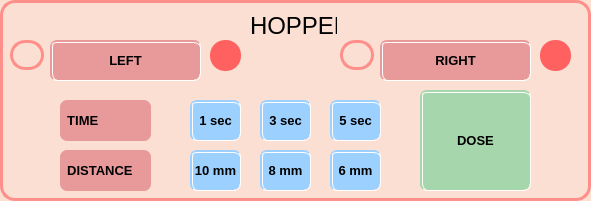
      <widget class="QWidget" name="widget_9" native="true">
       <property name="geometry">
        <rect>
         <x>20</x>
         <y>300</y>
         <width>591</width>
         <height>201</height>
        </rect>
       </property>
       <property name="styleSheet">
        <string notr="true">border: 3px solid #ff8f8a;
border-radius: 15px;
background-color:#fbdfd2;</string>
       </property>
       <widget class="QPushButton" name="h1sec">
        <property name="geometry">
         <rect>
          <x>190</x>
          <y>100</y>
          <width>51</width>
          <height>41</height>
         </rect>
        </property>
        <property name="font">
         <font>
          <pointsize>10</pointsize>
          <weight>75</weight>
          <bold>true</bold>
         </font>
        </property>
        <property name="styleSheet">
         <string notr="true">QPushButton{
background-color: #9cd0ff;
border:none;
border-radius:7px;
border:3px solid #9cd0ff;
border-style: groove;
}

QPushButton::hover{
background-color: #9ceefb;
}

QPushButton::pressed{
background-color:#9cd0ff;
}</string>
        </property>
        <property name="text">
         <string>1 sec</string>
        </property>
       </widget>
       <widget class="QPushButton" name="h8mm">
        <property name="geometry">
         <rect>
          <x>260</x>
          <y>150</y>
          <width>51</width>
          <height>41</height>
         </rect>
        </property>
        <property name="font">
         <font>
          <pointsize>10</pointsize>
          <weight>75</weight>
          <bold>true</bold>
         </font>
        </property>
        <property name="styleSheet">
         <string notr="true">QPushButton{
background-color: #9cd0ff;
border:none;
border-radius:7px;
border:3px solid #9cd0ff;
border-style: groove;
}

QPushButton::hover{
background-color: #9ceefb;
}

QPushButton::pressed{
background-color:#9cd0ff;
}</string>
        </property>
        <property name="text">
         <string>8 mm</string>
        </property>
       </widget>
       <widget class="QPushButton" name="h10mm">
        <property name="geometry">
         <rect>
          <x>190</x>
          <y>150</y>
          <width>51</width>
          <height>41</height>
         </rect>
        </property>
        <property name="font">
         <font>
          <pointsize>10</pointsize>
          <weight>75</weight>
          <bold>true</bold>
         </font>
        </property>
        <property name="styleSheet">
         <string notr="true">QPushButton{
background-color: #9cd0ff;
border:none;
border-radius:7px;
border:3px solid #9cd0ff;
border-style: groove;
}

QPushButton::hover{
background-color: #9ceefb;
}

QPushButton::pressed{
background-color:#9cd0ff;
}</string>
        </property>
        <property name="text">
         <string>10 mm</string>
        </property>
       </widget>
       <widget class="QPushButton" name="h6mm">
        <property name="geometry">
         <rect>
          <x>330</x>
          <y>150</y>
          <width>51</width>
          <height>41</height>
         </rect>
        </property>
        <property name="font">
         <font>
          <pointsize>10</pointsize>
          <weight>75</weight>
          <bold>true</bold>
         </font>
        </property>
        <property name="styleSheet">
         <string notr="true">QPushButton{
background-color: #9cd0ff;
border:none;
border-radius:7px;
border:3px solid #9cd0ff;
border-style: groove;
}

QPushButton::hover{
background-color: #9ceefb;
}

QPushButton::pressed{
background-color:#9cd0ff;
}</string>
        </property>
        <property name="text">
         <string>6 mm</string>
        </property>
       </widget>
       <widget class="QPushButton" name="h3sec">
        <property name="geometry">
         <rect>
          <x>260</x>
          <y>100</y>
          <width>51</width>
          <height>41</height>
         </rect>
        </property>
        <property name="font">
         <font>
          <pointsize>10</pointsize>
          <weight>75</weight>
          <bold>true</bold>
         </font>
        </property>
        <property name="styleSheet">
         <string notr="true">QPushButton{
background-color: #9cd0ff;
border:none;
border-radius:7px;
border:3px solid #9cd0ff;
border-style: groove;
}

QPushButton::hover{
background-color: #9ceefb;
}

QPushButton::pressed{
background-color:#9cd0ff;
}</string>
        </property>
        <property name="text">
         <string>3 sec</string>
        </property>
       </widget>
       <widget class="QPushButton" name="h5sec">
        <property name="geometry">
         <rect>
          <x>330</x>
          <y>100</y>
          <width>51</width>
          <height>41</height>
         </rect>
        </property>
        <property name="font">
         <font>
          <pointsize>10</pointsize>
          <weight>75</weight>
          <bold>true</bold>
         </font>
        </property>
        <property name="styleSheet">
         <string notr="true">QPushButton{
background-color: #9cd0ff;
border:none;
border-radius:7px;
border:3px solid #9cd0ff;
border-style: groove;
}

QPushButton::hover{
background-color: #9ceefb;
}

QPushButton::pressed{
background-color:#9cd0ff;
}</string>
        </property>
        <property name="text">
         <string>5 sec</string>
        </property>
       </widget>
       <widget class="QPushButton" name="lHopper">
        <property name="geometry">
         <rect>
          <x>50</x>
          <y>40</y>
          <width>151</width>
          <height>41</height>
         </rect>
        </property>
        <property name="font">
         <font>
          <pointsize>10</pointsize>
          <weight>75</weight>
          <bold>true</bold>
         </font>
        </property>
        <property name="styleSheet">
         <string notr="true">QPushButton
{
border-radius:7px;
border:3px solid rgba(232,154,155,255);
background-color: rgba(232,154,155,255);
border-style: groove;
}

QPushButton::hover
{
background-color:rgba(246, 189, 190, 255);
}

QPushButton::pressed
{
background-color:rgba(210, 128, 130, 255);
}</string>
        </property>
        <property name="text">
         <string>LEFT</string>
        </property>
       </widget>
       <widget class="QPushButton" name="rHopper">
        <property name="geometry">
         <rect>
          <x>380</x>
          <y>40</y>
          <width>151</width>
          <height>41</height>
         </rect>
        </property>
        <property name="font">
         <font>
          <pointsize>10</pointsize>
          <weight>75</weight>
          <bold>true</bold>
         </font>
        </property>
        <property name="styleSheet">
         <string notr="true">QPushButton
{
border-radius:7px;
border:3px solid rgba(232,154,155,255);
background-color: rgba(232,154,155,255);
border-style: groove;
}

QPushButton::hover
{
background-color:rgba(246, 189, 190, 255);
}

QPushButton::pressed
{
background-color:rgba(210, 128, 130, 255);
}</string>
        </property>
        <property name="text">
         <string>RIGHT</string>
        </property>
       </widget>
       <widget class="QPushButton" name="hDose_m">
        <property name="geometry">
         <rect>
          <x>420</x>
          <y>90</y>
          <width>111</width>
          <height>101</height>
         </rect>
        </property>
        <property name="font">
         <font>
          <pointsize>10</pointsize>
          <weight>75</weight>
          <bold>true</bold>
         </font>
        </property>
        <property name="styleSheet">
         <string notr="true">QPushButton{
background-color:#a6d6ac;
border-radius:7px;
border:3px solid #a6d6ac;
border-style: groove;
}

QPushButton::hover{
background-color:#a6ebac;
border:3px solid #a6ebac;
border-style: groove;
}

QPushButton::pressed{
background-color:#95b597;
border:3px solid #95b597;
border-style: groove;
}



</string>
        </property>
        <property name="text">
         <string>DOSE</string>
        </property>
       </widget>
       <widget class="QLabel" name="label_9">
        <property name="geometry">
         <rect>
          <x>60</x>
          <y>100</y>
          <width>91</width>
          <height>41</height>
         </rect>
        </property>
        <property name="font">
         <font>
          <pointsize>10</pointsize>
          <weight>75</weight>
          <bold>true</bold>
         </font>
        </property>
        <property name="styleSheet">
         <string notr="true">border-radius:7px;
border:none;
background-color: rgba(232,154,155,255)</string>
        </property>
        <property name="text">
         <string>  TIME</string>
        </property>
       </widget>
       <widget class="QLabel" name="label_10">
        <property name="geometry">
         <rect>
          <x>60</x>
          <y>150</y>
          <width>91</width>
          <height>41</height>
         </rect>
        </property>
        <property name="font">
         <font>
          <pointsize>10</pointsize>
          <weight>75</weight>
          <bold>true</bold>
         </font>
        </property>
        <property name="styleSheet">
         <string notr="true">border-radius:7px;
border:none;
background-color: rgba(232,154,155,255)</string>
        </property>
        <property name="text">
         <string>  DISTANCE</string>
        </property>
       </widget>
       <widget class="QLabel" name="lHopperStatus">
        <property name="geometry">
         <rect>
          <x>210</x>
          <y>40</y>
          <width>31</width>
          <height>31</height>
         </rect>
        </property>
        <property name="styleSheet">
         <string notr="true">background-color:#fe6160;
border:none;
border-radius:15px;</string>
        </property>
        <property name="text">
         <string/>
        </property>
       </widget>
       <widget class="QLabel" name="rHopperStatus">
        <property name="geometry">
         <rect>
          <x>540</x>
          <y>40</y>
          <width>31</width>
          <height>31</height>
         </rect>
        </property>
        <property name="styleSheet">
         <string notr="true">background-color:#fe6160;
border:none;
border-radius:15px;</string>
        </property>
        <property name="text">
         <string/>
        </property>
       </widget>
       <widget class="QPushButton" name="pushButton_28">
        <property name="geometry">
         <rect>
          <x>10</x>
          <y>40</y>
          <width>34</width>
          <height>30</height>
         </rect>
        </property>
        <property name="cursor">
         <cursorShape>PointingHandCursor</cursorShape>
        </property>
        <property name="layoutDirection">
         <enum>Qt::LeftToRight</enum>
        </property>
        <property name="text">
         <string/>
        </property>
        <property name="icon">
         <iconset>
          <normaloff>../ui assets/hopper.jpeg</normaloff>../ui assets/hopper.jpeg</iconset>
        </property>
        <property name="iconSize">
         <size>
          <width>30</width>
          <height>30</height>
         </size>
        </property>
        <property name="checkable">
         <bool>true</bool>
        </property>
       </widget>
       <widget class="QPushButton" name="pushButton_30">
        <property name="geometry">
         <rect>
          <x>340</x>
          <y>40</y>
          <width>34</width>
          <height>30</height>
         </rect>
        </property>
        <property name="cursor">
         <cursorShape>PointingHandCursor</cursorShape>
        </property>
        <property name="layoutDirection">
         <enum>Qt::LeftToRight</enum>
        </property>
        <property name="text">
         <string/>
        </property>
        <property name="icon">
         <iconset>
          <normaloff>../ui assets/hopper.jpeg</normaloff>../ui assets/hopper.jpeg</iconset>
        </property>
        <property name="iconSize">
         <size>
          <width>30</width>
          <height>30</height>
         </size>
        </property>
        <property name="checkable">
         <bool>true</bool>
        </property>
       </widget>
       <widget class="QLabel" name="label_100">
        <property name="geometry">
         <rect>
          <x>250</x>
          <y>10</y>
          <width>87</width>
          <height>31</height>
         </rect>
        </property>
        <property name="maximumSize">
         <size>
          <width>16777215</width>
          <height>50</height>
         </size>
        </property>
        <property name="font">
         <font>
          <pointsize>18</pointsize>
         </font>
        </property>
        <property name="styleSheet">
         <string notr="true">border:none;</string>
        </property>
        <property name="text">
         <string>HOPPER</string>
        </property>
       </widget>
      </widget>
